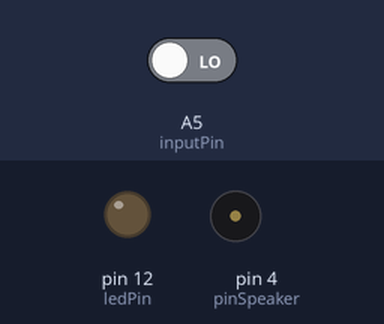
Recording of a sketch running on a simulated Arduino Uno, built with avr-gcc and run on an emulated ATmega328P. On the bench: output pins drawn as LEDs (lit = HIGH), buzzer (waves = sounding). Dashed ring = blinking. The inputs (shaded band) are chosen by the test bench; at power-on: A5 (inputPin) LOW.

Above: at 1.2 s.
1.3 s: A5 (inputPin) driven HIGH
At 1.37 s:
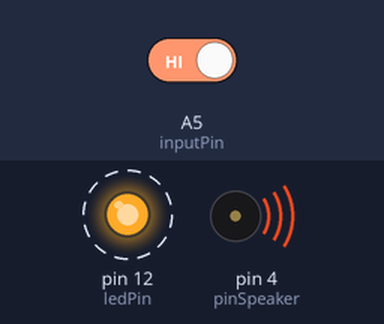
4.3 s: A5 (inputPin) driven LOW
At 5.3 s:
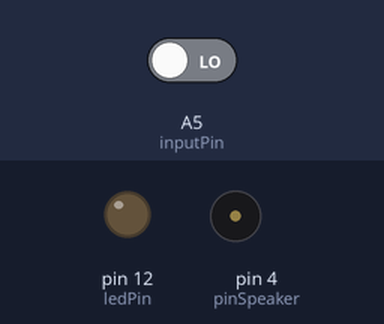
Timing chart, 0 to 7.3 s (numbered marks = the images above; inputs shaded):
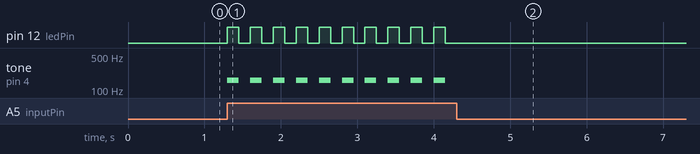

The sketch:

Mois_1_Mini_alarme.ino
```cpp
// Défi nition du ‘pin D12’ relié à la LED
int ledPin = 12;

// Défi nition du ‘pin A5’ relié au capteur de mouvement
int inputPin = A5;

// Défi nition du ‘pin D4’ relié au buzzer
int pinSpeaker = 4;

// Déclaration et initialisation de la variable val
int val = 0;

void setup() {
  // Configuration du pin LED en tant que sortie
  pinMode(ledPin, OUTPUT);

  // Configuration du pin capteur en tant qu’entrée
  pinMode(inputPin, INPUT);

  // Configuration du pin buzzer en tant que sortie
  pinMode(pinSpeaker, OUTPUT);
}

void loop(){
  // Y a-t-il du mouvement ?
  val = digitalRead(inputPin);
  if (val == HIGH) {
    // Si oui …
    // On allume la LED
    digitalWrite(ledPin, HIGH);

    // On fait sonner le buzzer
    tone(pinSpeaker,160, 300);

    // On attend 0,15s
    delay(150);

    // On éteint le buzzer
    noTone(pinSpeaker);

    // On éteint la LED
    digitalWrite(ledPin, LOW);

    // On attend 0,15s
    delay(150);
  }
}
```

Measured:
- after the input at 1.3 s, pin 12 (ledPin): alternates HIGH for 0.15 s and LOW for 0.15 s, starting at once; tone on pin 4 (pinSpeaker): alternates 160 Hz for 0.15 s and silent for 0.15 s, starting at once
- after the input at 4.3 s, pin 12 (ledPin): stops changing and stays LOW; tone on pin 4 (pinSpeaker): stops changing and stays silent
